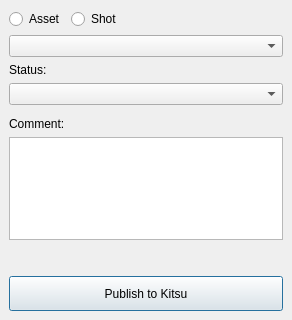
<?xml version="1.0" encoding="UTF-8"?>
<ui version="4.0">
 <class>dlg_kitsuPublish</class>
 <widget class="QDialog" name="dlg_kitsuPublish">
  <property name="geometry">
   <rect>
    <x>0</x>
    <y>0</y>
    <width>292</width>
    <height>320</height>
   </rect>
  </property>
  <property name="windowTitle">
   <string>Kitsu Publish</string>
  </property>
  <layout class="QVBoxLayout" name="verticalLayout">
   <property name="leftMargin">
    <number>9</number>
   </property>
   <property name="topMargin">
    <number>9</number>
   </property>
   <property name="rightMargin">
    <number>9</number>
   </property>
   <property name="bottomMargin">
    <number>9</number>
   </property>
   <item>
    <widget class="QWidget" name="widget" native="true">
     <layout class="QHBoxLayout" name="horizontalLayout">
      <property name="leftMargin">
       <number>0</number>
      </property>
      <property name="topMargin">
       <number>0</number>
      </property>
      <property name="rightMargin">
       <number>0</number>
      </property>
      <property name="bottomMargin">
       <number>0</number>
      </property>
      <item>
       <widget class="QRadioButton" name="rb_asset">
        <property name="text">
         <string>Asset</string>
        </property>
       </widget>
      </item>
      <item>
       <widget class="QRadioButton" name="rb_shot">
        <property name="text">
         <string>Shot</string>
        </property>
       </widget>
      </item>
      <item>
       <spacer name="horizontalSpacer">
        <property name="orientation">
         <enum>Qt::Horizontal</enum>
        </property>
        <property name="sizeHint" stdset="0">
         <size>
          <width>40</width>
          <height>10</height>
         </size>
        </property>
       </spacer>
      </item>
     </layout>
    </widget>
   </item>
   <item>
    <widget class="QWidget" name="widget_2" native="true">
     <property name="layoutDirection">
      <enum>Qt::LeftToRight</enum>
     </property>
     <layout class="QVBoxLayout" name="verticalLayout_2">
      <property name="leftMargin">
       <number>0</number>
      </property>
      <property name="topMargin">
       <number>0</number>
      </property>
      <property name="rightMargin">
       <number>0</number>
      </property>
      <property name="bottomMargin">
       <number>0</number>
      </property>
      <item>
       <widget class="QComboBox" name="cb_shot"/>
      </item>
      <item>
       <widget class="QLabel" name="label">
        <property name="text">
         <string>Status:</string>
        </property>
       </widget>
      </item>
      <item>
       <widget class="QComboBox" name="cb_status"/>
      </item>
     </layout>
    </widget>
   </item>
   <item>
    <widget class="QWidget" name="widget_3" native="true">
     <layout class="QHBoxLayout" name="horizontalLayout_2">
      <property name="leftMargin">
       <number>0</number>
      </property>
      <property name="topMargin">
       <number>0</number>
      </property>
      <property name="rightMargin">
       <number>0</number>
      </property>
      <property name="bottomMargin">
       <number>0</number>
      </property>
     </layout>
    </widget>
   </item>
   <item>
    <widget class="QLabel" name="l_description">
     <property name="text">
      <string>Comment:</string>
     </property>
    </widget>
   </item>
   <item>
    <widget class="QPlainTextEdit" name="te_description"/>
   </item>
   <item>
    <spacer name="verticalSpacer">
     <property name="orientation">
      <enum>Qt::Vertical</enum>
     </property>
     <property name="sizeType">
      <enum>QSizePolicy::Fixed</enum>
     </property>
     <property name="sizeHint" stdset="0">
      <size>
       <width>20</width>
       <height>30</height>
      </size>
     </property>
    </spacer>
   </item>
   <item>
    <widget class="QPushButton" name="b_sgPublish">
     <property name="minimumSize">
      <size>
       <width>0</width>
       <height>35</height>
      </size>
     </property>
     <property name="text">
      <string>Publish to Kitsu</string>
     </property>
    </widget>
   </item>
  </layout>
 </widget>
 <resources/>
 <connections/>
</ui>
